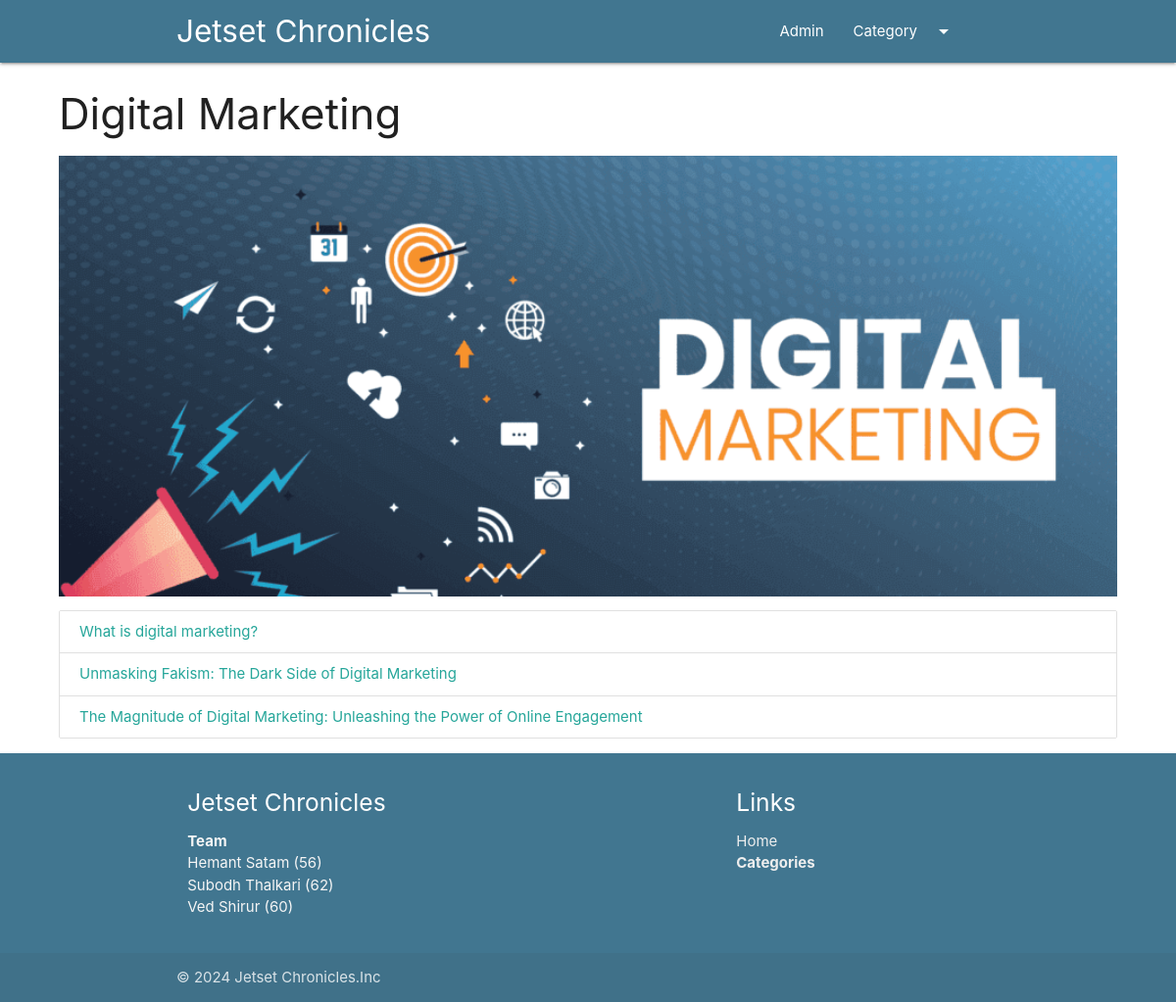
Screenshot of /category/dm with the database file from the repository.
### blog/models.py (models this page shows, shortened)
class Category(models.Model):
    cat_id = models.AutoField(primary_key=True)
    title = models.CharField(max_length=100)
    description = models.TextField()
    url = models.CharField(max_length=100)
    image = models.ImageField(upload_to='category/')
    add_date = models.DateTimeField(auto_now_add=True, null=True)

class Post(models.Model):
    post_id = models.AutoField(primary_key=True)
    title = models.CharField(max_length=200)
    content =  models.TextField()
    url = models.CharField(max_length=100)
    cat = models.ForeignKey(Category, on_delete=models.CASCADE)
    image = models.ImageField(upload_to='post/',default='default_image.jpg')

### blog/views.py (the view)
# urls.py: path('category/<slug:url>',category),
def category(request,url):
    cat= Category.objects.get(url=url)
    posts=Post.objects.filter(cat=cat)
    return render(request,"category.html",{'cat':cat,'posts':posts})

### template/category.html (shortened to what this page needs)
{% extends 'base.html' %}
{%block content%}
<div class="container-custom">
    <h3 >{{cat.title}}</h3>
    <div class="img-container">
        <img src="/media/{{cat.image}}" alt="responsive-img" style="max-height:450px;width:100%;object-fit:cover;">
    </div>
        <div class="collection">
            {%for p in posts%}
        <a href="/blog/{{p.url}}" class="collection-item">{{p.title}}</a>
            {% empty %}
            <h3>No posts in this category</h3>
            {%endfor%}
      </div>
</div>
{% endblock%}

### blog/static/css/style.css (style rules this page uses)
.container-custom { width:90%!important; margin:auto; }

### rows the page displays
Category: title "Digital Marketing", image (picture)
Post: title "What is digital marketing?"
Post: title "Unmasking Fakism: The Dark Side of Digital Marketing"
Post: title "The Magnitude of Digital Marketing: Unleashing the Power of Online Engagement"
